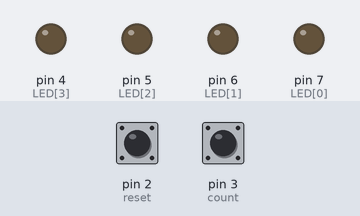
Simulated run of this sketch. Board: Arduino Uno, built with avr-gcc and run on an emulated ATmega328P. Parts: output pins drawn as LEDs (lit = HIGH). Dashed ring = blinking. The inputs (shaded band) are chosen by the test bench; at power-on: pin 3 (count) HIGH, pin 2 (reset) HIGH.

Above: at 1.2 s.
1.3 s: pin 3 (count) driven LOW
At 2.2 s:
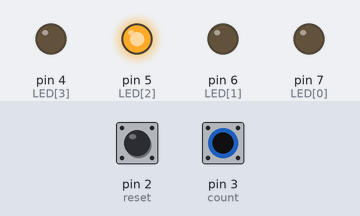
3.0 s: pin 2 (reset) pulled LOW for 0.15 s
At 3.5 s:
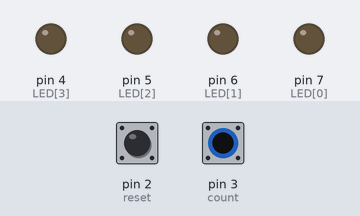
4.7 s: pin 3 (count) pulsed HIGH 5 times (0.12 s each, 0.3 s apart)
At 6.5 s:
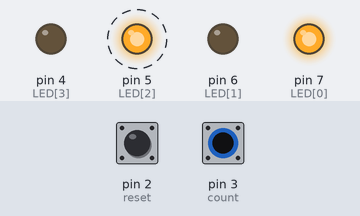
7.7 s: pin 2 (reset) pulled LOW for 1 s
At 8.3 s:
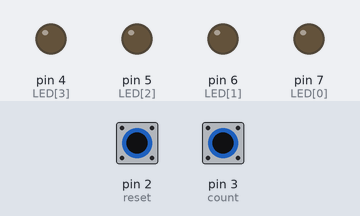
Timing chart, 0 to 10.7 s (numbered marks = the images above; inputs shaded):
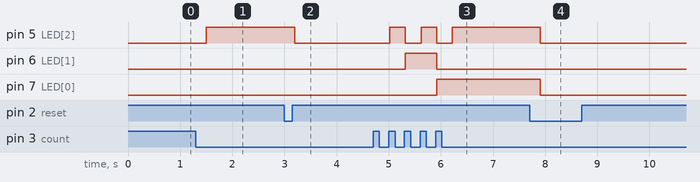

The sketch:

2p3.ino
```cpp
int LED[] = { 7, 6, 5, 4 }, count = 3, reset = 2, n = 0;
int len = sizeof(LED) / sizeof(LED[0]);

void setup() {
  // put your setup code here, to run once:
  for (int i = 0; i < len; i++) {
    pinMode(LED[i], OUTPUT);
  }
  pinMode(count, INPUT);
  pinMode(reset, INPUT_PULLUP);
}

bool count_prev = 1, count_now = 1, reset_prev = 1, reset_now = 1;

void LED_ON() {
  for (int i = 0, init = pow(2, len - 1), temp = n; i < len; i++, init /= 2) {
    bool status = false;
    if (temp >= init) {
      temp -= init;
      status = true;
    }
    digitalWrite(LED[i], status);
  }
}

void loop() {
  // put your main code here, to run repeatedly:
  LED_ON();
  count_now = digitalRead(count);
  if ((count_now != count_prev) && count_prev == 1) {
    n = n + 2;
    delay(200);
  }
  count_prev = count_now;

  reset_now = digitalRead(reset);
  if ((reset_now != reset_prev) && reset_prev == 1) {
    n = 0;
    delay(200);
  }
  reset_prev = reset_now;
}
```

Measured:
- after the input at 1.3 s, pin 5 (LED[2]): LOW → HIGH after 0.20 s
- after the input at 3.0 s, pin 5 (LED[2]): HIGH → LOW after 0.20 s
- after the input at 4.7 s, pin 5 (LED[2]): alternates HIGH for 0.30 s and LOW for 0.30 s, 5 changes in all, then stays HIGH, starting after 0.32 s; pin 6 (LED[1]): LOW → HIGH after 0.62 s, → LOW 0.60 s later; pin 7 (LED[0]): LOW → HIGH after 1.2 s
- after the input at 7.7 s, pin 5 (LED[2]), pin 7 (LED[0]): HIGH → LOW after 0.20 s
